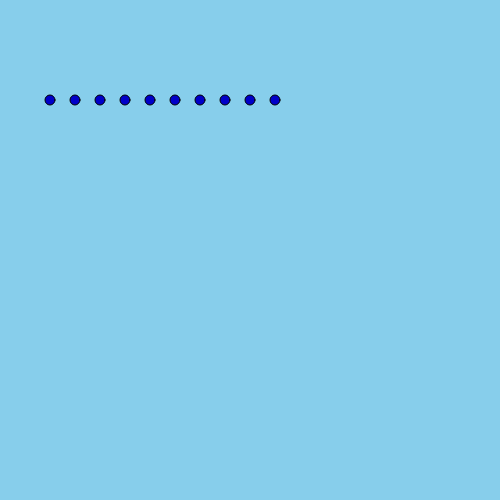
Frame 1 (no input)
Frame 60 (no input): identical to frame 1, image omitted
Frame 120 (the mouse pressed at the canvas centre since frame 60): identical to frame 1, image omitted

The p5.js sketch that drew this single still picture (run headless with seeded random() and noise() and a simulated clock; from frame 60 on, the mouse is pressed at the canvas centre):

// p5.js sketch
// ── sketch.js
let numCircles;
let rowX;

function calculateX(start, index, offset){
    let x = start + index * offset;
    return x;
}

function drawRowOfCircles(y, numCircles, circleDiameter){
    for (let i = 0; i < numCircles; i++) {
        // calculate the x of the circle
        rowX = calculateX(50, i, 25);
        fill(0, 0, 200);
        circle(rowX, y, circleDiameter);
    }
}

function setup() {
    createCanvas(500, 500);
}

function draw() {
    background(135, 206, 235);

    drawRowOfCircles(100, 10, 10);
}
